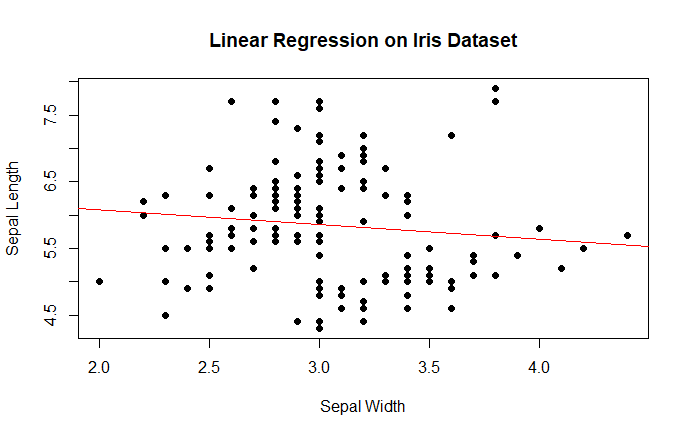

Here is the R script that generated this plot:
# Load the Iris dataset
data(iris)

# Create a linear model
model <- lm(Sepal.Length ~ Sepal.Width, data = iris)

# Summarize the model
summary(model)

# Plot the data and the regression line
plot(iris$Sepal.Width, iris$Sepal.Length, main = "Linear Regression on Iris Dataset",
     xlab = "Sepal Width", ylab = "Sepal Length", pch = 19)
abline(model, col = "red")
